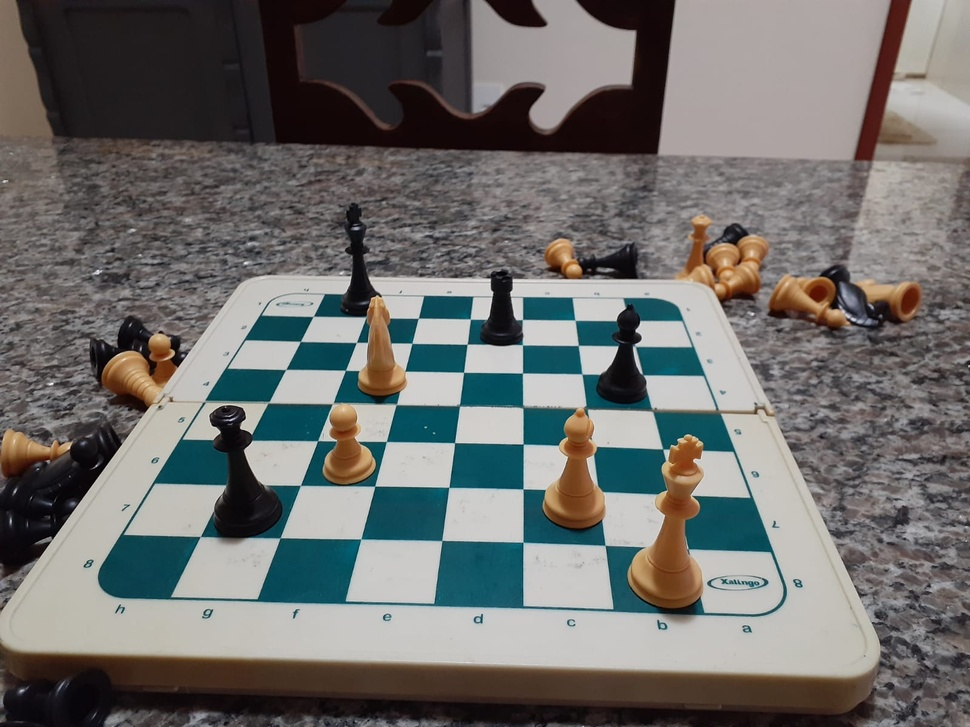
#> input picture crowd/x1.jpeg, 970 x 727 px, shrunk from 1600 x 1200 before the run
$ jupyter execute --allow-errors test.ipynb
#> lines starting #> are read from the running program, lines starting #| are printed output that depends on the picture; after the words box and inside, x2 and y2 are one past the last pixel; in counts of white or black regions, pixels touching at a corner belong together
[cell 1]
import cv2
from matplotlib import pyplot as plt
import numpy as np

[cell 2]
frame = cv2.imread("x1.jpeg")
#> frame is the input picture: shape (727, 970, 3); mean B, G, R 107.7, 109.9, 110.3

#convert image to grayscale
gray = cv2.cvtColor(frame, cv2.COLOR_BGR2GRAY)
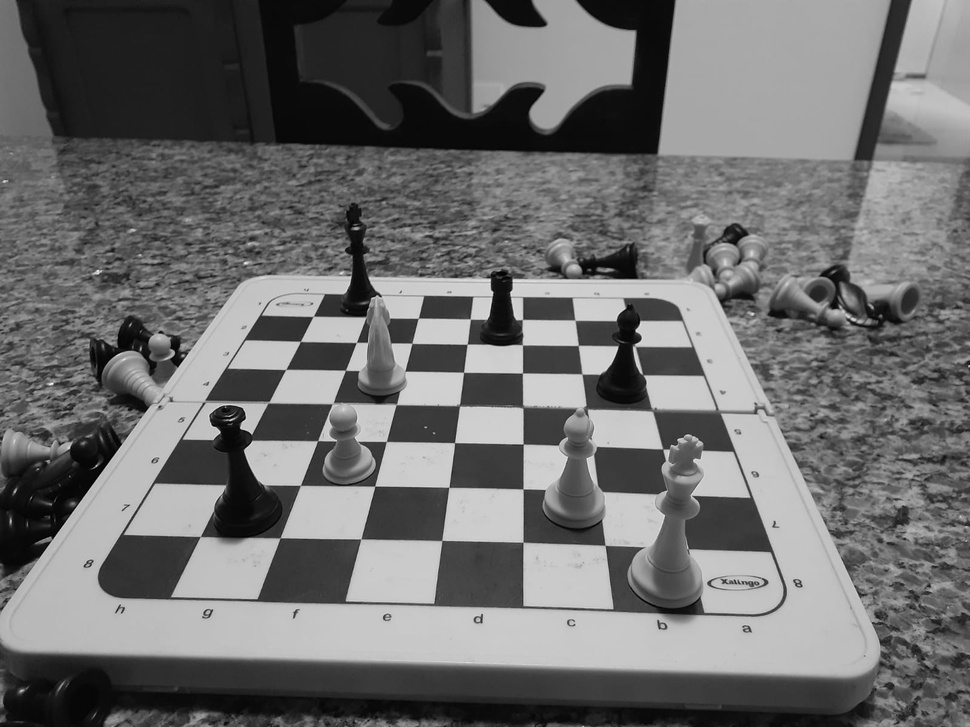
#> gray: shape (727, 970); min 0, max 252, mean 109.8
#get image to binary and remove noise
ret, thresh = cv2.threshold(gray, 127, 255, cv2.THRESH_BINARY_INV)
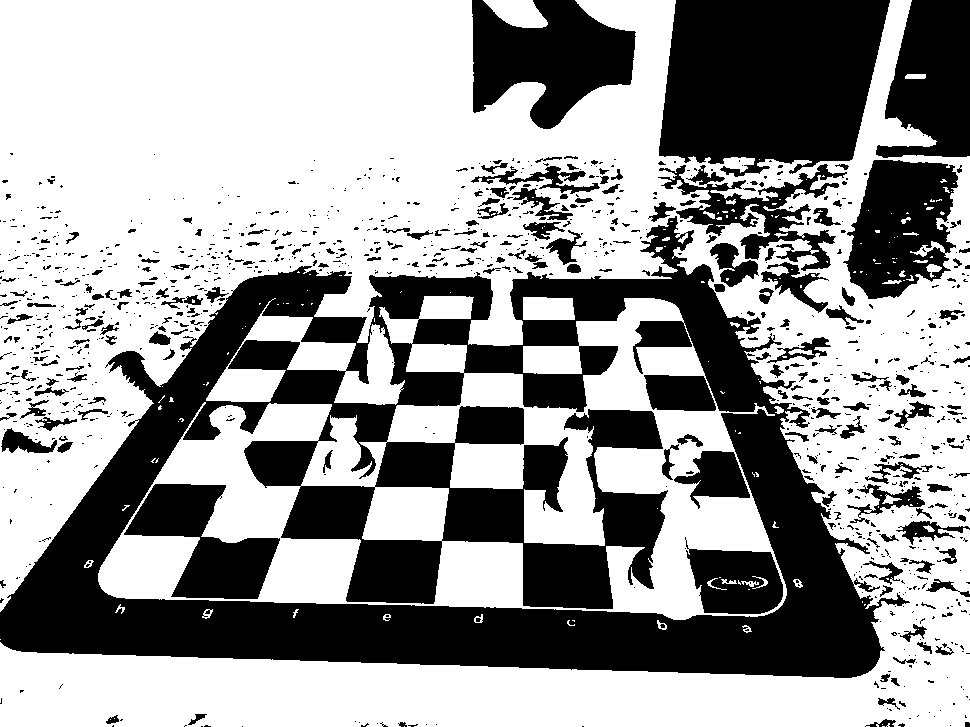
#> thresh: shape (727, 970); 60.5% white; 1089 black regions (847 under 20 px)
#find contours
contours, hierarchy = cv2.findContours(thresh, cv2.RETR_EXTERNAL, cv2.CHAIN_APPROX_SIMPLE)
#> contours = 74 contours, 59 with area under 20; largest, box (x1, y1, x2, y2) and area: (0, 0, 970, 727) 370698, (98, 296, 787, 620) 136508, (206, 298, 405, 405) 7373, (483, 0, 548, 28) 1150, (523, 297, 575, 320) 1070
#save image with the first contour
cv2.drawContours(frame, contours, 0, (0, 255, 0), 3)
#> frame: shape (727, 970, 3); under 0.01% of pixels changed, all inside (x1, y1, x2, y2) = (880, 724, 887, 727)
cv2.imwrite("x3.jpeg", frame)
#draw contours
cv2.drawContours(frame, contours, -1, (0, 255, 0), 2)
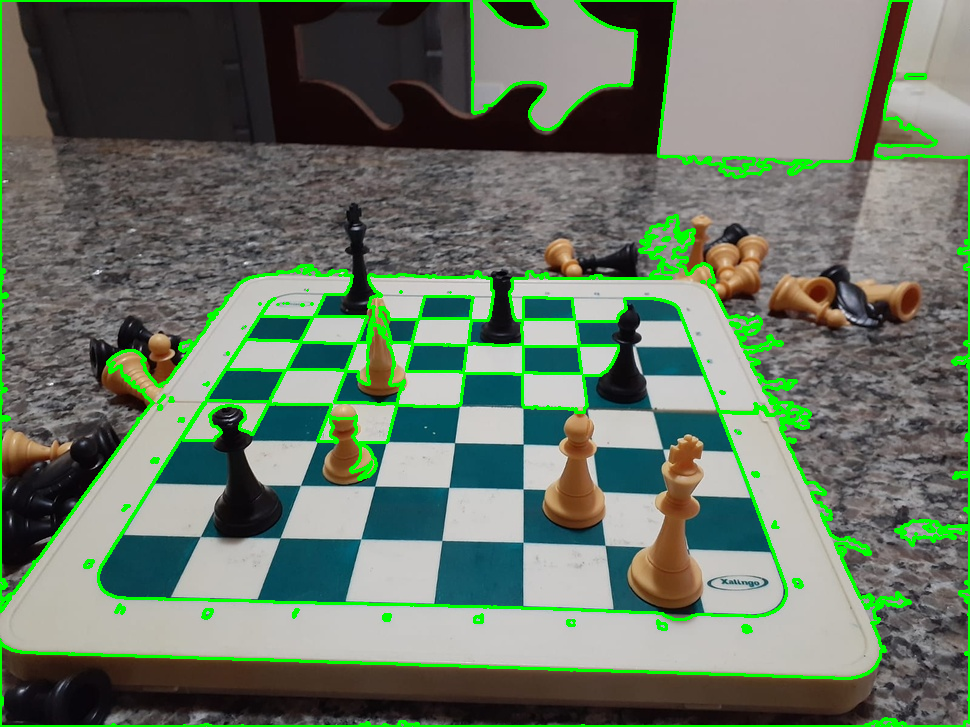
#> frame: shape (727, 970, 3); mean B, G, R 101.4, 118.6, 104
# #save image

cv2.imwrite("x.jpeg", frame)
cv2.imshow("frame", frame)
RGB_im = cv2.cvtColor(frame, cv2.COLOR_BGR2RGB)

#> (the rest of this cell did not finish here and is left out)

[cell 3]
image = cv2.imread('x1.jpeg')
image = cv2.cvtColor(image, cv2.COLOR_BGR2RGB)
#highlight a specific color
lower = np.array([0, 0, 0])
upper = np.array([17, 89, 104])
mask = cv2.inRange(image, lower, upper)
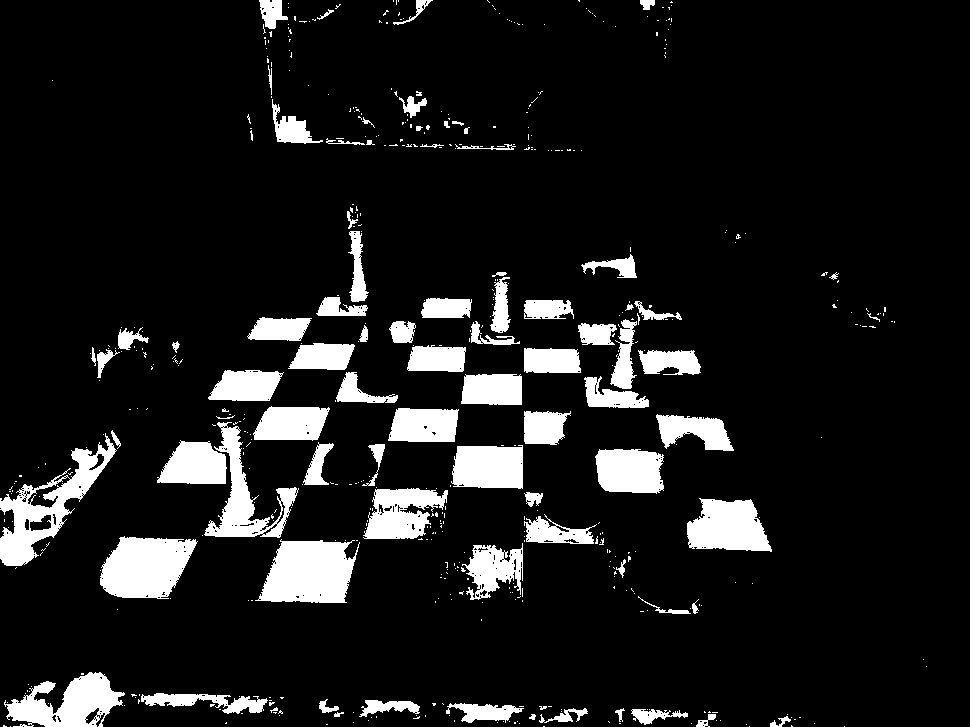
#> mask: shape (727, 970); 10.5% white; 533 white regions (449 under 20 px), largest, box (x1, y1, x2, y2) and area: (255, 539, 360, 603) 4838, (0, 433, 117, 566) 4499, (100, 536, 198, 599) 4496


# Otsu's thresholding after Gaussian filtering
blur = cv2.GaussianBlur(mask,(5,5),0)
ret3,binary = cv2.threshold(blur,50,255,cv2.THRESH_BINARY+cv2.THRESH_OTSU)
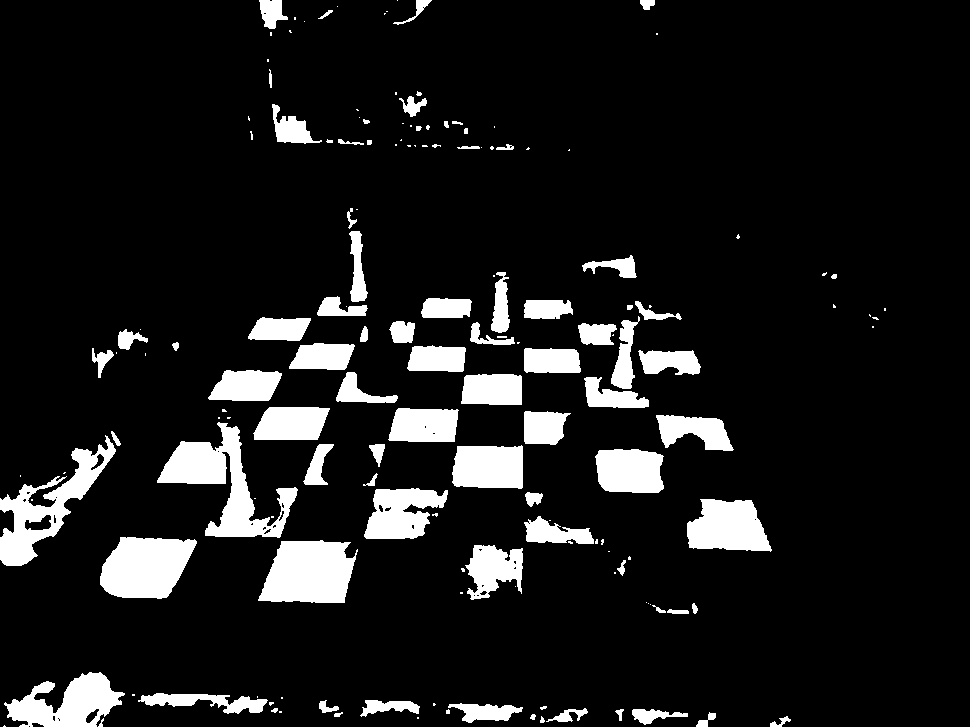
#> binary: shape (727, 970); 10.5% white; 161 white regions (76 under 20 px)
#> ret3 = 118


# output = cv2.bitwise_and(image, image, mask = mask)
# binary = cv2.threshold(mask,50,255, cv2.THRESH_BINARY)[1]
plt.imshow(binary)


#turn output to grayscale
# gray = cv2.cvtColor(output, cv2.COLOR_RGB2GRAY)
# plt.imshow(gray)

#find contours
contours, hierarchy = cv2.findContours(binary, cv2.RETR_TREE, cv2.CHAIN_APPROX_SIMPLE)
#> contours = 195 contours, 118 with area under 20; largest, box (x1, y1, x2, y2) and area: (157, 422, 298, 538) 5428, (258, 540, 358, 603) 4696, (0, 435, 116, 566) 4623, (100, 537, 197, 599) 4408, (4, 672, 125, 727) 3610
#draw contours
#cv2.drawContours(binary, contours, -1, (0, 255, 0), 2)
#save image
#plot image

[cell 4]
#find contours
contours, hierarchy = cv2.findContours(binary, cv2.RETR_TREE, cv2.CHAIN_APPROX_SIMPLE)
#Plot the contours
plt.imshow(image)
plt.title("Original Image")
plt.show()
plt.imshow(mask)
plt.title("Mask")
plt.show()
# [8 lines of commented-out code are left out]

[cell 5]
for c in contours:
    approx = cv2.approxPolyDP(c,0.01*cv2.arcLength(c,True),True)
    #if it has 4 corners, it is a rectangle
    if len(approx) == 4:
        #get the bounding rectangle
        x, y, w, h = cv2.boundingRect(approx)


        #draw the rectangle
        #if the rectangle is too small, ignore it

        if w > 20 or h > 20:
            # continue
            #copy image into another variable
            crop = image.copy()

            #get transformation perspective from approx points
            pts1 = np.float32([approx[0], approx[1], approx[2], approx[3]])
            pts2 = np.float32([[x, y], [x, y + h], [w + x,y + h], [x + w, y ]])
            #make pts2 the same shape as pts1
            pts2 = pts2.reshape((4,1, 2))

            print(pts1)
            print(np.int32(pts2))
            #drawn pts1 square on image
            cv2.polylines(crop, [approx], True, (0, 255, 0), 2)
            #drawn pts2 square on image
            cv2.polylines(crop, [np.int32(pts2)], True, (0, 0, 255), 2)
            #display image
            plt.imshow(crop)
            plt.title("Bounding Rectangle")
            plt.show()

            crop2 = image.copy()
            matrix = cv2.getPerspectiveTransform(pts1, pts2)
            result = cv2.warpPerspective(crop, matrix, (crop2.shape[1],crop2.shape[0]))
            plt.imshow(crop2)
            plt.title("Original Image")
            plt.show()
            #show the image
            plt.imshow(result)
            plt.title("Result")
            plt.show()


            break
#> this loop made 98 passes
#> (x, y, w, h, pts1, pts2) on pass 98: (388, 408, 71, 34, [[388, 439], [454, 441], [458, 410], [398, 408]], [[388, 408], [388, 442], [459, 442], [459, 408]])
#> (approx, x, y, w, h) on passes 3, 9, 21, 23, 27, 36: ([[417, 717], [417, 718], [418, 718], [418, 717]], 417, 717, 2, 2), ([[279, 711], [279, 712], [281, 712], [281, 711]], 279, 711, 3, 2), ([[281, 697], [281, 698], [282, 698], [282, 697]], 281, 697, 2, 2), ([[132, 694], [132, 695], [134, 695], [134, 694]], 132, 694, 3, 2), ([[57, 718], [58, 717], [59, 718], [58, 719]], 57, 717, 3, 3), ([[460, 592], [460, 593], [462, 593], [462, 592]], 460, 592, 3, 2)
#| [[[388. 439.]]
#|  [[454. 441.]]
#|  [[458. 410.]]
#|  [[398. 408.]]]
#| [[[388 408]]
#|  [[388 442]]
#|  [[459 442]]
#|  [[459 408]]]
